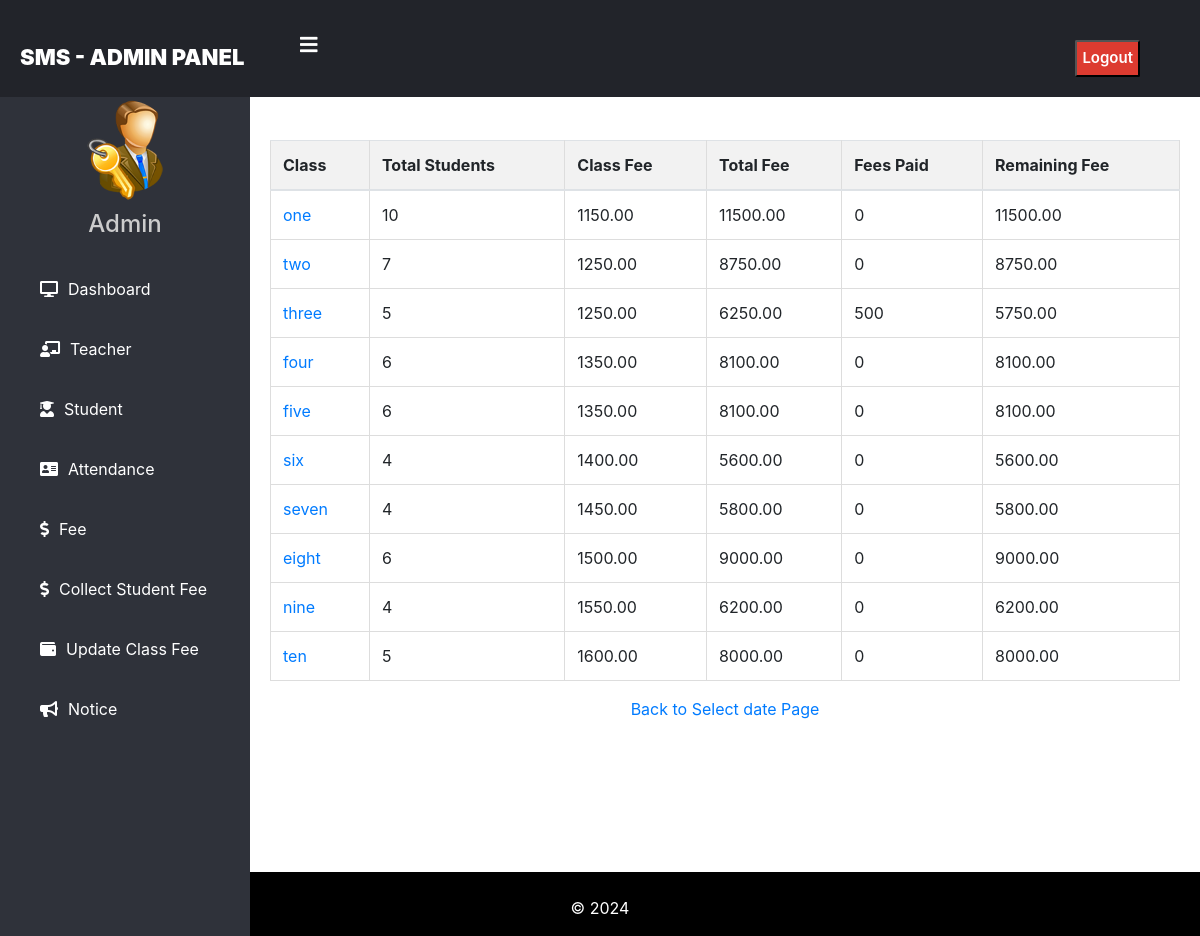
The page /class-fee-report/ on the database its author committed.
### school/models.py (models this page shows, shortened)
class Fee(models.Model):
    cl = models.CharField(max_length=50, unique=True)
    amount = models.DecimalField(max_digits=10, decimal_places=2)

### school/views.py (the view)
# urls.py: path('class-fee-report/', class_fee_report, name='class-fee-report'),
def class_fee_report(request):
    selected_date_str = request.GET.get('selectedDate')
    if selected_date_str:
        selected_date = datetime.strptime(selected_date_str, '%Y-%m-%d')
    else:
        selected_date = datetime.now()
    first_day_of_month = selected_date.replace(day=1)
    last_day_of_month = (selected_date + timedelta(days=32)).replace(day=1) - timedelta(days=1)
    classes = Fee.objects.all()
    class_reports = []
    for cl in classes:
        total_students = StudentExtra.objects.filter(cl=cl.cl).count()
        total_fee_per_student = cl.amount
        total_fee = total_students * total_fee_per_student
        total_fee_paid = Payment.objects.filter(student__cl=cl.cl, date_received__range=[first_day_of_month, last_day_of_month]).aggregate(total=Sum('amount_received'))['total']
        total_fee_paid = total_fee_paid if total_fee_paid is not None else 0
        remaining_fee = total_fee - total_fee_paid
        class_reports.append({'class': cl.cl, 'total_students': total_students, 'total_fee_per_student': total_fee_per_student, 'total_fee': total_fee, 'total_fee_paid': total_fee_paid, 'remaining_fee': remaining_fee})
    return render(request, 'school/class_fee_report.html', {'class_reports': class_reports})

### templates/school/class_fee_report.html (shortened to what this page needs)
{% extends 'school/adminbase.html' %}
{% block content %}
<html lang="en">
<head>
</head>
<body>
        <table class="table">
            <thead>
                <tr>
                    <th>Class</th>
                    <th>Total Students</th>
                    <th>Class Fee</th>
                    <th>Total Fee</th>
                    <th>Fees Paid</th>
                    <th>Remaining Fee</th>
                </tr>
            </thead>
            <tbody>
                {% for report in class_reports %}
                <tr>
                    <td><a href="javascript:void(0)" onclick="showFeeHistory('{{ report.class }}')">{{ report.class }}</a></td>
                    <td>{{ report.total_students }}</td>
                    <td>{{ report.total_fee_per_student }}</td>
                    <td>{{ report.total_fee }}</td>
                    <td>{{ report.total_fee_paid }}</td>
                    <td>{{ report.remaining_fee }}</td>
                </tr>
                {% endfor %}
            </tbody>
        </table>
        <div class="center">
            <a href="{% url 'admin-class-fee-select' %}">Back to Select date  Page</a>
        </div>
    </div>
</body>
</html>
{% endblock %}

### templates/school/class_fee_report.html (style rules this page uses)
.center { text-align: center; }
table { width: 100%; border-collapse: collapse; margin-bottom: 20px; }
th, td { border: 1px solid #dddddd; text-align: left; padding: 8px; }
th { background-color: #f2f2f2; }

### rows shown on the page
Fee: class "one", total_fee_per_student "1150.00"
Fee: class "two", total_fee_per_student "1250.00"
Fee: class "three", total_fee_per_student "1250.00"
Fee: class "four", total_fee_per_student "1350.00"
Fee: class "five", total_fee_per_student "1350.00"
Fee: class "six", total_fee_per_student "1400.00"
Fee: class "seven", total_fee_per_student "1450.00"
Fee: class "eight", total_fee_per_student "1500.00"
Fee: class "nine", total_fee_per_student "1550.00"
Fee: class "ten", total_fee_per_student "1600.00"

### other values the page prints
{{ report.total_students }} "10" "7" "5" "6" "6" "4" "4" "6" "4" "5"
{{ report.total_fee }} "11500.00" "8750.00" "6250.00" "8100.00" "8100.00" "5600.00" "5800.00" "9000.00" "6200.00" "8000.00"
{{ report.total_fee_paid }} "0" "0" "500" "0" "0" "0" "0" "0" "0" "0"
{{ report.remaining_fee }} "11500.00" "8750.00" "5750.00" "8100.00" "8100.00" "5600.00" "5800.00" "9000.00" "6200.00" "8000.00"
